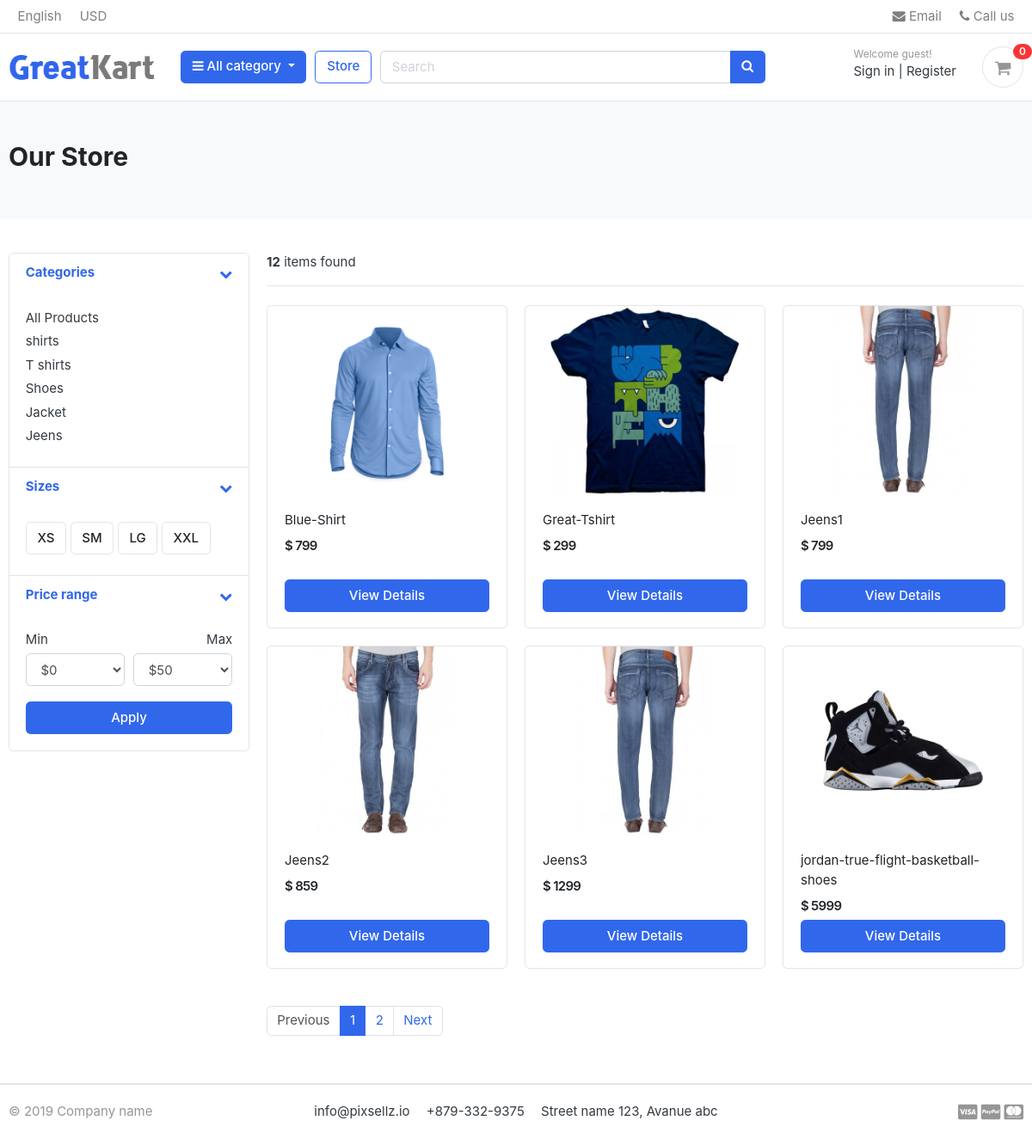
/store/, run on the app's committed database.
### category/models.py (models this page shows, shortened)
class Category(models.Model):
    category_name = models.CharField(max_length=50, unique=True)
    slug = models.SlugField(max_length=50, unique=True)
    description = models.TextField(max_length=255, blank=True)
    cat_image = models.ImageField(upload_to='photos/categories/', blank=True)
    class Meta:
        verbose_name = 'category'
        verbose_name_plural = 'categories'
    def get_url(self):
        return reverse('products_by_category', args=[self.slug])

### store/models.py (models this page shows, shortened)
class Product(models.Model):
    product_name = models.CharField(max_length=200, unique=True)
    slug = models.SlugField(max_length=200, unique=True)
    description = models.TextField(max_length=500, blank=True)
    price = models.IntegerField()
    images = models.ImageField(upload_to='photos/products')
    stock = models.IntegerField()
    is_available = models.BooleanField(default=True)
    category = models.ForeignKey(Category, on_delete=models.CASCADE)
    created_date = models.DateTimeField(auto_now_add=True)
    modified_date = models.DateTimeField(auto_now=True)
    def get_url(self):
        return reverse('product_detail', args=[self.category.slug, self.slug])

### store/views.py (the view)
# urls.py: path('store/', include('store.urls')),
def store(request, category_slug=None):
    categories = None
    products = None
    if category_slug != None:
        categories = get_object_or_404(Category, slug=category_slug)
        products = Product.objects.filter(category=categories, is_available=True)
        paginator = Paginator(products, 1)   # when find Category wise Product then show only One Product
        page = request.GET.get('page')
        page_products = paginator.get_page(page)
        product_count = products.count()
    else:
        products = Product.objects.all().filter(is_available=True).order_by('id')
        paginator = Paginator(products, 6)
        page = request.GET.get('page')
        page_products = paginator.get_page(page)
        product_count = products.count()
    context = {
        'products' : page_products,
        'product_count': product_count
    }
    return render(request, 'store/store.html', context)

### carts/context_processors.py (called while the page is built)
def counter(request):
    cart_count = 0
    if 'admin' in request.path:
        return{}
    else:
        try:
            cart = Cart.objects.filter(cart_id=_cart_id(request))
            if request.user.is_authenticated:
                cart_items = CartItem.objects.all().filter(user=request.user)
            else:
                cart_items = CartItem.objects.all().filter(cart=cart[:1])
            for cart_item in cart_items:
                cart_count += cart_item.quantity
        except Cart.DoesNotExist:
            cart_count = 0
    return dict(cart_count=cart_count)

### carts/views.py (called while the page is built)
def _cart_id(request):
    cart = request.session.session_key
    if not cart:
        cart = request.session.create()
    return cart

### category/context_processors.py (called while the page is built)
def menu_links(request):
    links = Category.objects.all()
    return dict(links=links)

### templates/store/store.html (shortened to what this page needs)
{% extends 'base.html' %}
{% load static %}
{% block content %}
<section class="section-pagetop bg">
    <div class="container">
    {% if 'search' in request.path %}
        <h2 class="title-page">Search Reasult</h2>
    {% else %}
        <h2 class="title-page">Our Store</h2>
    {% endif %}
    </div>
    </section>
<section class="section-content padding-y">
    <div class="container">
    <div class="row">
        <aside class="col-md-3">
    <div class="card">
        <article class="filter-group">
            <header class="card-header">
                <a href="#" data-toggle="collapse" data-target="#collapse_1" aria-expanded="true" class="">
                    <i class="icon-control fa fa-chevron-down"></i>
                    <h6 class="title">Categories</h6>
                </a>
            </header>
            <div class="filter-content collapse show" id="collapse_1" style="">
                <div class="card-body">
                    <ul class="list-menu">
                    <li><a href={% url 'store' %}>All Products </a></li>
                        {% for category in links %}
                    <li><a href={{category.get_url}}>{{category.category_name}}  </a></li>
                        {% endfor %}
                    </ul>
                </div>
            </div>
        </article>
        <article class="filter-group">
            <header class="card-header">
                <a href="#" data-toggle="collapse" data-target="#collapse_4" aria-expanded="true" class="">
                    <i class="icon-control fa fa-chevron-down"></i>
                    <h6 class="title">Sizes </h6>
                </a>
            </header>
            <div class="filter-content collapse show" id="collapse_4" style="">
                <div class="card-body">
                  <label class="checkbox-btn">
                    <span class="btn btn-light"> XS </span>
                  </label>
                  <label class="checkbox-btn">
                    <span class="btn btn-light"> SM </span>
                  </label>
                  <label class="checkbox-btn">
                    <span class="btn btn-light"> LG </span>
                  </label>
                  <label class="checkbox-btn">
                    <span class="btn btn-light"> XXL </span>
                  </label>
            </div>
            </div>
        </article>
        <article class="filter-group">
            <header class="card-header">
                <a href="#" data-toggle="collapse" data-target="#collapse_3" aria-expanded="true" class="">
                    <i class="icon-control fa fa-chevron-down"></i>
                    <h6 class="title">Price range </h6>
                </a>
            </header>
            <div class="filter-content collapse show" id="collapse_3" style="">
                <div class="card-body">
                    <div class="form-row">
                    <div class="form-group col-md-6">
                      <label>Min</label>
                          <select class="mr-2 form-control">
                            <option value="0">$0</option>
                        </select>
                    </div>
                    <div class="form-group text-right col-md-6">
                      <label>Max</label>
                          <select class="mr-2 form-control">
                            <option value="50">$50</option>
                        </select>
                    </div>
                    </div>
                    <button class="btn btn-block btn-primary">Apply</button>
                </div>
            </div>
        </article>
    </div>
        </aside>
        <main class="col-md-9">
    <header class="border-bottom mb-4 pb-3">
            <div class="form-inline">
                <span class="mr-md-auto"> <b>{{product_count}}</b> items found </span>
            </div>
    </header>
    <div class="row">
    {% if products %}
        {% for product in products %}
        <div class="col-md-4">
            <figure class="card card-product-grid">
                <div class="img-wrap">
                    <a href="{{product.get_url}}"><img src="{{product.images.url}}"></a>
                </div>
                <figcaption class="info-wrap">
                    <div class="fix-height">
                        <a href="{{product.get_url}}" class="title">{{product.product_name}}</a>
                        <div class="price-wrap mt-2">
                            <span class="price">$ {{product.price}}</span>
                        </div>
                    </div>
                    <a href="{{ product.get_url }}" class="btn btn-block btn-primary">View Details </a>
                </figcaption>
            </figure>
        </div>
        {% endfor %}
    {% else %}
        <div>
            <h2>Reasult Not Found</h2>
        </div>
    {% endif %}
    </div>
    <nav class="mt-4" aria-label="Page navigation sample">
    {% if products.has_other_pages %}
      <ul class="pagination">
        {% if products.has_previous %}
            <li class="page-item"><a class="page-link" href="?page={{products.previous_page_number}}">Previous</a></li>
        {% else %}
            <li class="page-item disabled"><a class="page-link" href="#">Previous</a></li>
        {% endif %}
        {% for i in products.paginator.page_range %}
            {% if products.number == i %}
                <li class="page-item active"><a class="page-link" href="#">{{i}}</a></li>
            {% else %}
                <li class="page-item"><a class="page-link" href="?page={{i}}">{{i}}</a></li>
            {% endif %}
        {% endfor %}
        {% if products.has_next %}
            <li class="page-item"><a class="page-link" href="?page={{products.next_page_number}}">Next</a></li>
        {% else %}
            <li class="page-item disabled"><a class="page-link" href="#">Next</a></li>
        {% endif %}
      </ul>
      {% endif %}
    </nav>
        </main>
    </div>
    </div>
    </section>
{% endblock content %}

### static/css/ui.css (style rules this page uses)
html { font-family: "Inter", sans-serif; font-size: 15px; }
.img-wrap { text-align: center; display: block; }
.img-wrap img { max-width: 100%; }
.price-wrap { letter-spacing: -0.7px; }
.padding-y { padding-top: 40px; padding-bottom: 40px; }
figure { margin-bottom: 0; }
article:after, .form-group:after { display: block; clear: both; content: ""; }
.bg { background-color: #f8f9fa; }
.title-page { color: #212529; }
.btn-light { background-color: #fff; border-color: #e4e4e4; }
[class*=list-] li:after { visibility: hidden; display: block; content: ""; overflow: hidden; height: 0; clear: both; }
.list-menu { list-style: none; margin: 0; padding-left: 0; }
.list-menu li { margin-bottom: 5px; }
.list-menu a { color: #343a40; }
[class*=card-product] a.title { color: #212529; display: block; }
[class*=card-product] .img-wrap { overflow: hidden; position: relative; }
[class*=card-product] .img-wrap img { height: 100%; max-width: 100%; width: auto; display: inline-block; -o-object-fit: cover; object-fit: cover; }
.card-product-grid { margin-bottom: 20px; }
.card-product-grid .img-wrap { border-radius: 0.2rem 0.2rem 0 0; height: 220px; }
.card-product-grid .info-wrap { overflow: hidden; padding: 18px 20px; }
.card-product-grid .fix-height { height: 80px; overflow: hidden; }
.card .img-wrap { overflow: hidden; }
.price { font-weight: 600; color: #212529; }
.icon-control { margin-top: 5px; float: right; font-size: 80%; }
.card-header .title { margin-bottom: 0; line-height: 1.5; }
.filter-group { border-bottom: 1px solid #e4e4e4; }
.filter-group .card-header { border-bottom: 0; }
.filter-group:last-child { border-bottom: 0; }
.checkbox-btn { position: relative; }
.section-pagetop { padding: 45px 0; }

### data on the page
Category: category_name "shirts"
Category: category_name "T shirts"
Category: category_name "Shoes"
Category: category_name "Jacket"
Category: category_name "Jeens"
Product: images (picture), product_name "Blue-Shirt", price "799"
Product: images (picture), product_name "Great-Tshirt", price "299"
Product: images (picture), product_name "Jeens1", price "799"
Product: images (picture), product_name "Jeens2", price "859"
Product: images (picture), product_name "Jeens3", price "1299"
Product: images (picture), product_name "jordan-true-flight-basketball-shoes", price "5999"

### other printed values
{{ cart_count }} "0"
{{ product_count }} "12"
{{ i }} "1"
{{ i }} "2"
